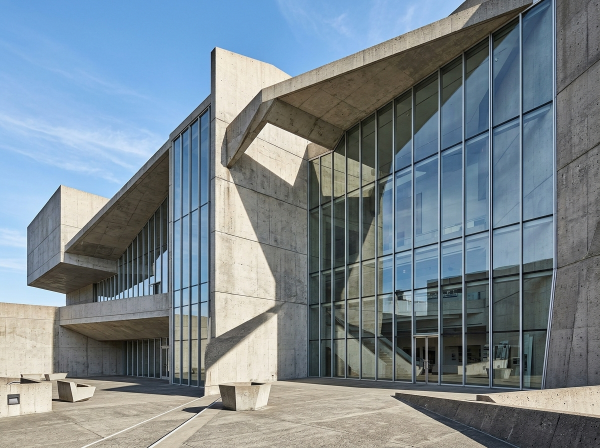
#> input picture Lab2/data/input/sample.jpg, 1200 x 896 px, found by its file name (shown at 1/2 size)
$ python lab2_point_and_linear.py
#> lines starting #> are read from the running program, lines starting #| are printed output that depends on the picture; after the words box and inside, x2 and y2 are one past the last pixel; in counts of white or black regions, pixels touching at a corner belong together
"""
Lab 2 - Bài thực hành Chương 2 (Đầy đủ Phần I, II & III):
I> Toán tử điểm ảnh:
   1. Thay đổi độ sáng (+/- beta)
   2. Thay đổi độ tương phản (* alpha)
   3. Biến đổi âm bản (255 - I)
   4. Cắt ngưỡng nhị phân (Thresholding)
II> Lọc tuyến tính:
   1. Lọc trung bình (Mean Filter)
   2. Lọc Gaussian (Gaussian Blur)
   3. Làm sắc nét (Sharpening Kernel)
III> Bài tập nâng cao:
   1. Phát hiện cạnh: Kernel Sobel & Prewitt
   2. Tự thiết kế kernel tùy chỉnh (Emboss, Laplacian, Outline)
   3. So sánh hiệu quả các loại lọc (MSE, PSNR)
   4. Lọc phi tuyến tính: Median Filter & Bilateral Filter
"""

import argparse
from pathlib import Path
import cv2
import numpy as np
import matplotlib.pyplot as plt


def ensure_sample_image(path: Path) -> Path:
    if path.exists():
        return path
    path.parent.mkdir(parents=True, exist_ok=True)
    img = np.full((420, 560, 3), 225, dtype=np.uint8)
    for y in range(420):
        img[y, :, 0] = int(60 + (y / 420) * 140)
    cv2.rectangle(img, (65, 70), (255, 290), (45, 115, 210), -1)
    cv2.circle(img, (400, 195), 100, (35, 175, 125), -1)
    cv2.putText(img, "CHUONG 2 - LAB 2", (125, 380), cv2.FONT_HERSHEY_SIMPLEX, 0.9, (255, 255, 255), 2)
    cv2.imwrite(str(path), img)
    return path


def adjust_brightness(img: np.ndarray, beta: int = 50) -> np.ndarray:
    return np.clip(img.astype(np.float32) + beta, 0, 255).astype(np.uint8)


def adjust_contrast(img: np.ndarray, alpha: float = 1.45) -> np.ndarray:
    return np.clip(img.astype(np.float32) * alpha, 0, 255).astype(np.uint8)


def apply_gamma(img: np.ndarray, gamma: float = 0.5) -> np.ndarray:
    """Biến đổi hàm mũ Gamma: s = 255 * (r / 255)^gamma (gamma < 1 làm sáng vùng tối)."""
    inv_table = np.array([((i / 255.0) ** gamma) * 255.0 for i in range(256)], dtype=np.uint8)
    return cv2.LUT(img, inv_table)


def equalize_histogram_color(img_rgb: np.ndarray) -> np.ndarray:
    """Cân bằng Histogram (CDF) trên kênh sáng Y (YCrCb) để giữ nguyên sắc độ màu."""
    ycrcb = cv2.cvtColor(img_rgb, cv2.COLOR_RGB2YCrCb)
    ycrcb[:, :, 0] = cv2.equalizeHist(ycrcb[:, :, 0])
    return cv2.cvtColor(ycrcb, cv2.COLOR_YCrCb2RGB)


def add_salt_pepper_noise(img: np.ndarray, prob: float = 0.06, seed: int = 42) -> np.ndarray:
    rng = np.random.default_rng(seed)
    noisy = img.copy()
    mask = rng.random(img.shape[:2])
    noisy[mask < prob / 2] = 0
    noisy[mask > 1 - prob / 2] = 255
    return noisy


def compute_mse_psnr(clean: np.ndarray, restored: np.ndarray) -> tuple[float, float]:
    mse = float(np.mean((clean.astype(np.float64) - restored.astype(np.float64)) ** 2))
    psnr = 100.0 if mse == 0 else float(10.0 * np.log10((255.0 ** 2) / mse))
    return round(mse, 2), round(psnr, 2)


def detect_edges_sobel_prewitt(gray: np.ndarray) -> dict[str, np.ndarray]:
    gf = gray.astype(np.float32)
    sobel_x = np.array([[-1, 0, 1], [-2, 0, 2], [-1, 0, 1]], dtype=np.float32)
    sobel_y = np.array([[-1, -2, -1], [0, 0, 0], [1, 2, 1]], dtype=np.float32)
    prewitt_x = np.array([[-1, 0, 1], [-1, 0, 1], [-1, 0, 1]], dtype=np.float32)
    prewitt_y = np.array([[-1, -1, -1], [0, 0, 0], [1, 1, 1]], dtype=np.float32)

    sobel_mag = np.clip(np.hypot(cv2.filter2D(gf, -1, sobel_x), cv2.filter2D(gf, -1, sobel_y)), 0, 255).astype(np.uint8)
    prewitt_mag = np.clip(np.hypot(cv2.filter2D(gf, -1, prewitt_x), cv2.filter2D(gf, -1, prewitt_y)), 0, 255).astype(np.uint8)
    return {"sobel": sobel_mag, "prewitt": prewitt_mag}


def run_lab2(input_file: Path, output_dir: Path) -> dict:
    output_dir.mkdir(parents=True, exist_ok=True)
    input_file = ensure_sample_image(input_file)

    img_bgr = cv2.imread(str(input_file))
#> img_bgr is the input picture: shape (896, 1200, 3); mean B, G, R 143, 135, 122.3
    img_rgb = cv2.cvtColor(img_bgr, cv2.COLOR_BGR2RGB)
    img_gray = cv2.cvtColor(img_bgr, cv2.COLOR_BGR2GRAY)

    # I. Toán tử điểm ảnh
    bright_up = adjust_brightness(img_rgb, 50)
    contrast_high = adjust_contrast(img_rgb, 1.5)
    negative = 255 - img_rgb
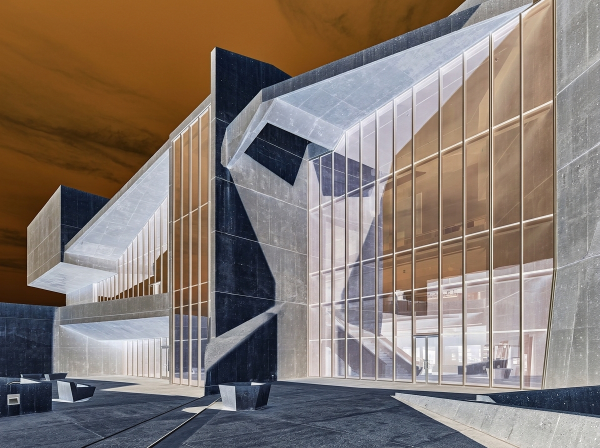
#> negative: shape (896, 1200, 3) (shown at 1/2 size); mean R, G, B 132.7, 120, 112
    _, thresh_128 = cv2.threshold(img_gray, 128, 255, cv2.THRESH_BINARY)
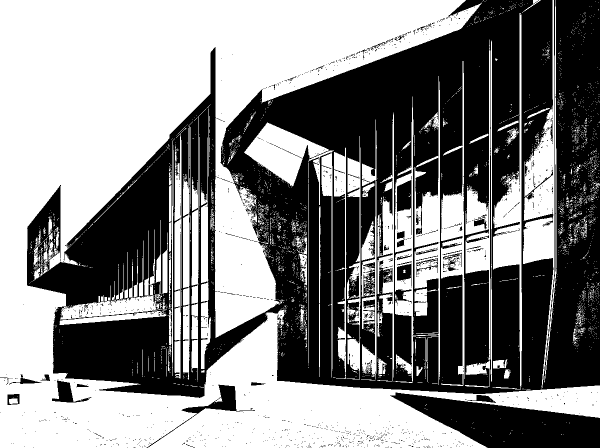
#> thresh_128: shape (896, 1200) (shown at 1/2 size); 52.3% white; 1502 black regions (1442 under 20 px), largest, box (x1, y1, x2, y2) and area: (54, 0, 1200, 796) 473047, (780, 785, 1200, 896) 25797, (293, 769, 510, 896) 2522

    # II. Lọc tuyến tính
    mean_5x5 = cv2.blur(img_rgb, (5, 5))
    gaussian_5x5 = cv2.GaussianBlur(img_rgb, (5, 5), sigmaX=1.2)
    sharpen_kernel = np.array([[0, -1, 0], [-1, 5, -1], [0, -1, 0]], dtype=np.float32)
    sharpened = cv2.filter2D(img_rgb, -1, sharpen_kernel)

    # III. Bài tập nâng cao
    edges = detect_edges_sobel_prewitt(img_gray)
#> in detect_edges_sobel_prewitt, `prewitt_mag = np.clip(np.hypot(cv2.filter2D(gf, -1, prewitt_x), cv2.fi..`:
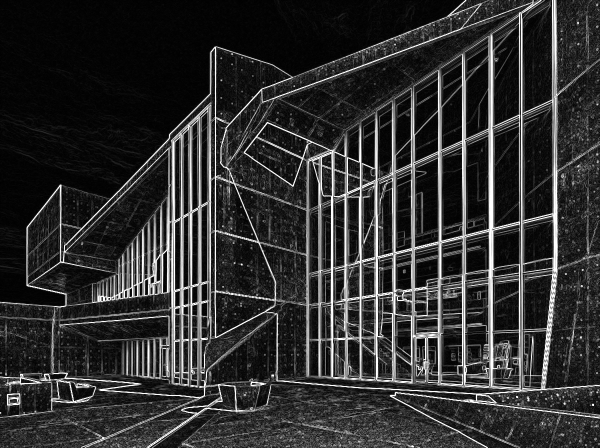
#> prewitt_mag: shape (896, 1200) (shown at 1/2 size); min 0, max 255, mean 47.3
#> edges = 2 items
    emboss_k = np.array([[-2, -1, 0], [-1, 1, 1], [0, 1, 2]], dtype=np.float32)
    laplacian_k = np.array([[0, 1, 0], [1, -4, 1], [0, 1, 0]], dtype=np.float32)
    emboss_img = cv2.filter2D(img_rgb, -1, emboss_k)
    laplacian_img = cv2.filter2D(img_rgb, -1, laplacian_k)

    # So sánh lọc tuyến tính vs phi tuyến trên ảnh nhiễu Muối-Tiêu 6%
    noisy = add_salt_pepper_noise(img_rgb, prob=0.06)
    denoise_mean = cv2.blur(noisy, (5, 5))
    denoise_gauss = cv2.GaussianBlur(noisy, (5, 5), sigmaX=1.2)
    denoise_median = cv2.medianBlur(noisy, 5)
    denoise_bilateral = cv2.bilateralFilter(noisy, d=9, sigmaColor=75, sigmaSpace=75)

    # Biểu đồ 1: Toán tử điểm ảnh & Histogram
    fig1, axes1 = plt.subplots(2, 4, figsize=(16, 8))
    fig1.suptitle("Lab 2 (Phần I) — Toán tử Điểm ảnh & Histogram Tương ứng", fontsize=13, fontweight="bold")
    for idx, (im, title) in enumerate([
        (img_rgb, "Ảnh gốc"),
        (bright_up, "Độ sáng (+50)"),
        (contrast_high, "Tương phản (x1.5)"),
        (negative, "Âm bản (255 - r)"),
    ]):
        axes1[0, idx].imshow(im)
        axes1[0, idx].set_title(title)
        axes1[0, idx].axis("off")
        gv = cv2.cvtColor(im, cv2.COLOR_RGB2GRAY)
        hist = cv2.calcHist([gv], [0], None, [256], [0, 256]).ravel()
        axes1[1, idx].fill_between(range(256), hist, color="#2563EB", alpha=0.3)
        axes1[1, idx].plot(hist, color="#1E40AF", lw=1.2)
        axes1[1, idx].set_xlim(0, 255)
        axes1[1, idx].grid(alpha=0.25)
#> this loop made 4 passes
#> title on passes 1 to 4: 'Ảnh gốc', 'Độ sáng (+50)', 'Tương phản (x1.5)', 'Âm bản (255 - r)'
    plt.tight_layout()
    plt.savefig(output_dir / "lab2_point_ops_histograms.png", dpi=150)
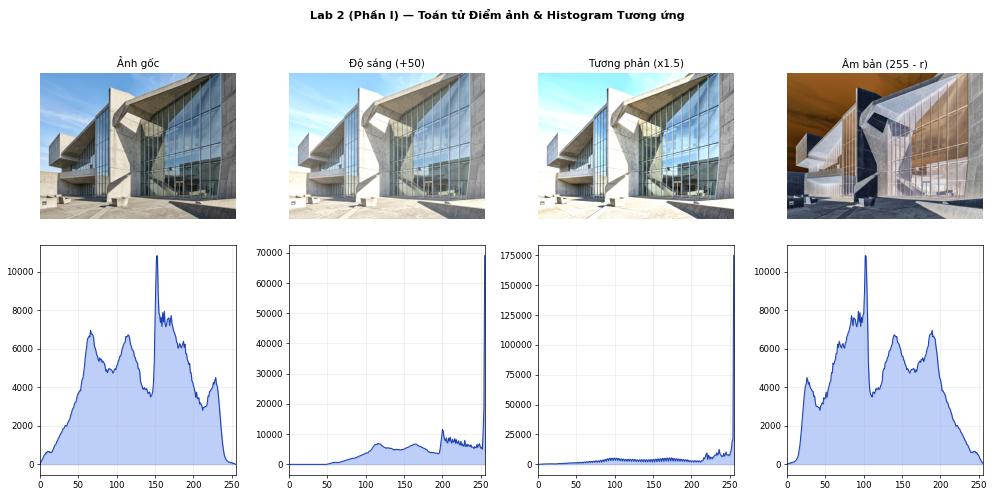
#> figure drawn by matplotlib, 8 panels; panel 5: curve peaks at x = 153, y = 10834; panel 6: curve peaks at x = 255, y = 69069; panel 7: curve peaks at x = 255, y = 174706; panel 8: curve peaks at x = 102, y = 10834
    plt.close(fig1)

    # Biểu đồ 2: Lọc tuyến tính & Phát hiện cạnh (Phần II & III)
    fig2, axes2 = plt.subplots(2, 3, figsize=(15, 9))
    fig2.suptitle("Lab 2 (Phần II & III) — Lọc Tuyến tính, Sobel/Prewitt & Kernel Tùy chỉnh", fontsize=13, fontweight="bold")
    for ax, (im, title, cmap) in zip(axes2.ravel(), [
        (mean_5x5, "Lọc Trung bình 5x5", None),
        (gaussian_5x5, "Lọc Gaussian 5x5", None),
        (sharpened, "Làm sắc nét (Sharpen)", None),
        (edges["sobel"], "Phát hiện cạnh Sobel", "gray"),
        (edges["prewitt"], "Phát hiện cạnh Prewitt", "gray"),
        (emboss_img, "Custom Kernel: Emboss", None),
    ]):
        ax.imshow(im, cmap=cmap)
        ax.set_title(title)
        ax.axis("off")
#> this loop made 6 passes
    plt.tight_layout()
    plt.savefig(output_dir / "lab2_linear_and_edges.png", dpi=150)
    plt.close(fig2)

    # Biểu đồ 3: So sánh Tuyến tính vs Phi tuyến (PSNR/MSE)
    candidates = {
        "Noisy (6%)": noisy,
        "Mean 5x5": denoise_mean,
        "Gaussian 5x5": denoise_gauss,
        "Median 5x5": denoise_median,
        "Bilateral": denoise_bilateral,
    }
    quality = {}
    for name, im in candidates.items():
        mse, psnr = compute_mse_psnr(img_rgb, im)
        quality[name] = {"mse": mse, "psnr_db": psnr}
#> this loop made 5 passes
#> (name, mse, psnr) on passes 1 to 5: ('Noisy (6%)', 1192.9, 17.36), ('Mean 5x5', 384.4, 22.28), ('Gaussian 5x5', 283.6, 23.6), ('Median 5x5', 267.7, 23.85), ('Bilateral', 1166.3, 17.46)
#> after the loop, quality = 5 items

    fig3, (ax_bar, ax_img) = plt.subplots(1, 2, figsize=(15, 5), gridspec_kw={"width_ratios": [1.1, 1.4]})
    labels = list(quality.keys())
#> labels = ['Noisy (6%)', 'Mean 5x5', 'Gaussian 5x5', 'Median 5x5', 'Bilateral']
    psnrs = [quality[k]["psnr_db"] for k in labels]
#> psnrs = [17.36, 22.28, 23.6, 23.85, 17.46]
    bars = ax_bar.bar(labels, psnrs, color=["#94A3B8", "#3B82F6", "#0EA5E9", "#059669", "#D97706"])
#> bars = 5 items
    ax_bar.set_title("So sánh PSNR (dB) khử nhiễu Muối–Tiêu 6%")
    ax_bar.set_ylabel("PSNR (dB)")
    ax_bar.tick_params(axis="x", rotation=15)
    ax_bar.grid(axis="y", alpha=0.25)
    for b, val in zip(bars, psnrs):
        ax_bar.text(b.get_x() + b.get_width() / 2, val + 0.3, f"{val:.1f}", ha="center", fontsize=9)
#> this loop made 5 passes
#> val on passes 1 to 5: 17.36, 22.28, 23.6, 23.85, 17.46
    ax_img.imshow(np.hstack([noisy, denoise_median, denoise_bilateral]))
    ax_img.set_title("Trái: Nhiễu 6% | Giữa: Median 5x5 | Phải: Bilateral")
    ax_img.axis("off")
    plt.tight_layout()
    plt.savefig(output_dir / "lab2_filter_comparison_psnr.png", dpi=150)
#> figure, not shown here; panel 1: tallest bar 23.85 high, from x = 2.6 to 3.4
    plt.close(fig3)

    # Biểu đồ 4: Biến đổi Gamma & Cân bằng Histogram (theo Slide Chương 2 Phần 1)
    gamma_bright = apply_gamma(img_rgb, gamma=0.5)
    gamma_dark = apply_gamma(img_rgb, gamma=2.0)
    hist_eq_rgb = equalize_histogram_color(img_rgb)
#> in equalize_histogram_color, `ycrcb = cv2.cvtColor(img_rgb, cv2.COLOR_RGB2YCrCb)`: ycrcb: shape (896, 1200, 3); mean of channels 0, 1, 2 132.1, 121, 134.1
#> in equalize_histogram_color, `ycrcb[:, :, 0] = cv2.equalizeHist(ycrcb[:, :, 0])`: ycrcb: shape (896, 1200, 3); mean of channels 0, 1, 2 128.2, 121, 134.1
#> in equalize_histogram_color, `return cv2.cvtColor(ycrcb, cv2.COLOR_YCrCb2RGB)`:
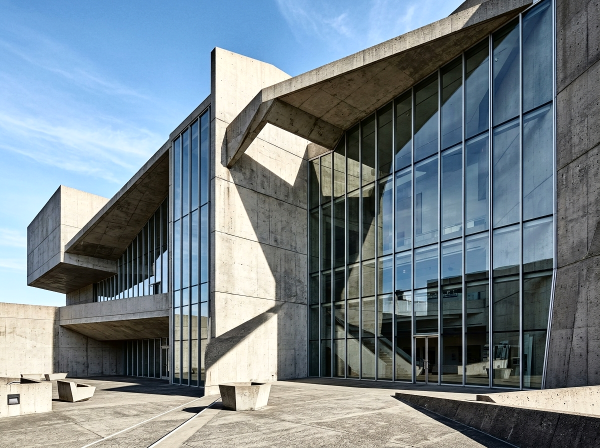
#> returned value: shape (896, 1200, 3) (shown at 1/2 size); mean R, G, B 118.4, 131.1, 138.4

    fig4, axes4 = plt.subplots(2, 4, figsize=(16, 8))
    fig4.suptitle("Lab 2 (Bổ sung Chương 2 PDF) — Gamma Correction & Histogram Equalization", fontsize=13, fontweight="bold")
    for idx, (im, title) in enumerate([
        (img_rgb, "Ảnh gốc"),
        (gamma_bright, "Gamma γ = 0.5 (Kéo sáng)"),
        (gamma_dark, "Gamma γ = 2.0 (Nén tối)"),
        (hist_eq_rgb, "Cân bằng Histogram (CDF)"),
    ]):
        axes4[0, idx].imshow(im)
        axes4[0, idx].set_title(title)
        axes4[0, idx].axis("off")
        gv = cv2.cvtColor(im, cv2.COLOR_RGB2GRAY)
        hist = cv2.calcHist([gv], [0], None, [256], [0, 256]).ravel()
        axes4[1, idx].fill_between(range(256), hist, color="#059669", alpha=0.3)
        axes4[1, idx].plot(hist, color="#047857", lw=1.2)
        axes4[1, idx].set_xlim(0, 255)
        axes4[1, idx].grid(alpha=0.25)
#> this loop made 4 passes
#> title on passes 1 to 4: 'Ảnh gốc', 'Gamma γ = 0.5 (Kéo sáng)', 'Gamma γ = 2.0 (Nén tối)', 'Cân bằng Histogram (CDF)'
#> pass 3, in run_lab2, `gv = cv2.cvtColor(im, cv2.COLOR_RGB2GRAY)`:
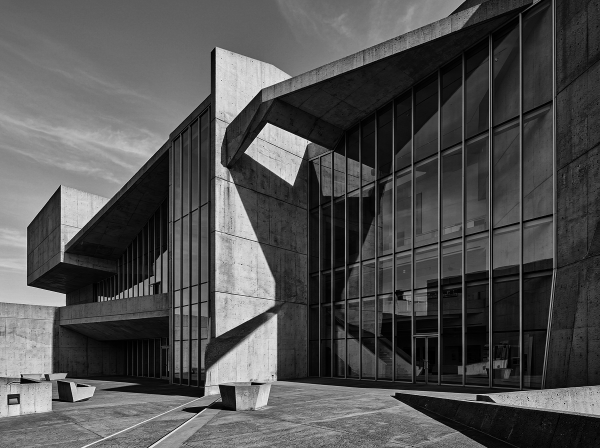
#> gv: shape (896, 1200) (shown at 1/2 size); min 0, max 255, mean 81.3
    plt.tight_layout()
    plt.savefig(output_dir / "lab2_gamma_hist_equalize.png", dpi=150)
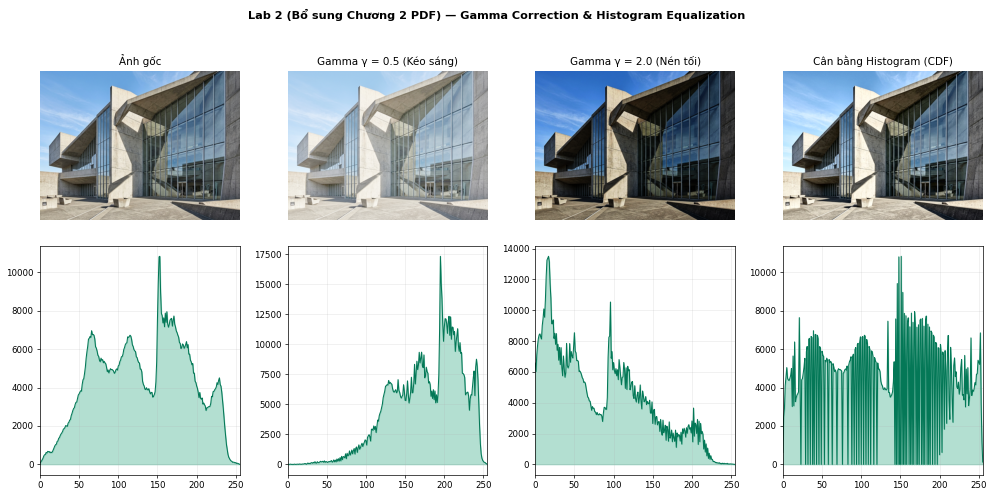
#> figure drawn by matplotlib, 8 panels; panel 5: curve peaks at x = 153, y = 10834; panel 6: curve peaks at x = 195, y = 17342; panel 7: curve peaks at x = 17, y = 13500; panel 8: curve peaks at x = 151, y = 10834
    plt.close(fig4)

    cv2.imwrite(str(output_dir / "threshold_128.png"), thresh_128)
    cv2.imwrite(str(output_dir / "laplacian_custom.png"), cv2.cvtColor(laplacian_img, cv2.COLOR_RGB2BGR))

    print("[Lab 2] Hoàn thành Chương 2 (Phần I, II, III + Gamma & EqualizeHist). PSNR:", quality)
#> (printed output is left out)
    return quality


if __name__ == "__main__":
    parser = argparse.ArgumentParser(description="Lab 2 - Chapter 2 Full Exercises")
    parser.add_argument("--input", type=Path, default=Path("Lab2/data/input/sample.jpg"))
    parser.add_argument("--output", type=Path, default=Path("Lab2/results"))
    args = parser.parse_args()
    run_lab2(args.input, args.output)
